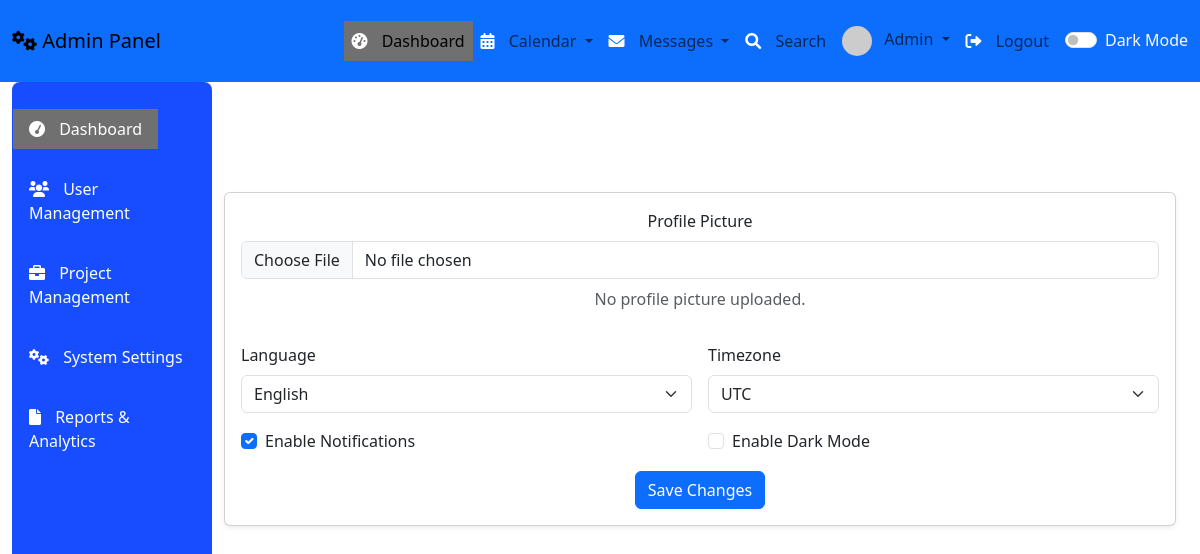
The app's page /admin_panel/system_settings/ (signed in), older data.
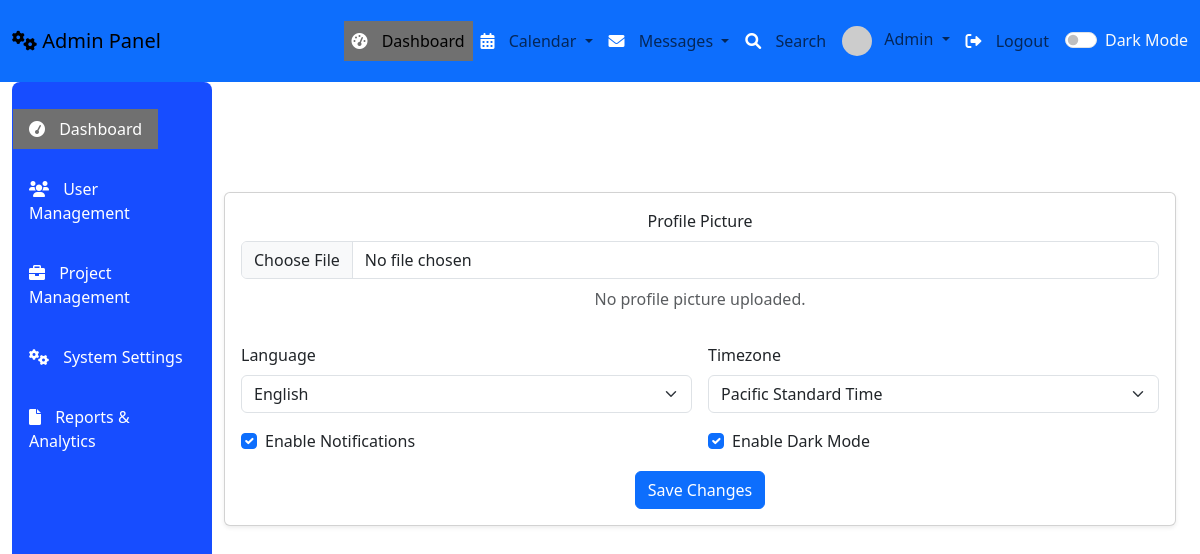
The same page, newer data.
### admin_panel/models.py (models this page shows, shortened)
class UserSettings(models.Model):
    user = models.OneToOneField(User, on_delete=models.CASCADE)
    profile_picture = models.ImageField(upload_to='profile_pictures/', null=True, blank=True)
    language = models.CharField(max_length=50, default='en')
    timezone = models.CharField(max_length=50, default='UTC')
    notifications_enabled = models.BooleanField(default=True)
    dark_mode = models.BooleanField(default=False)

### admin_panel/views.py (the view, shortened to what this page needs)
# urls.py: path('system_settings/', views.system_settings, name='system_settings'),
@login_required
def system_settings(request):
    try:
        user_settings = UserSettings.objects.get(user=request.user)
    except UserSettings.DoesNotExist:
        user_settings = UserSettings.objects.create(
            user=request.user,
            language='en',  # Default language
            timezone='UTC',  # Default timezone
            notifications_enabled=True,  # Default notifications setting
            dark_mode=False,  # Default dark mode setting
        )
    return render(request, 'admin_panel/system_settings.html', {'settings': user_settings})

### admin_panel/templates/admin_panel/system_settings.html (shortened to what this page needs)
{% extends 'admin_panel/base.html' %}
{% block content %}
  <div class="container mt-5">
    <h2 class="text-center mb-4">System Settings</h2>
    <div class="card shadow-sm">
      <div class="card-body">
        <form method="POST" enctype="multipart/form-data" class="row g-3">
          <div class="col-md-12 text-center">
            <label for="profile_picture" class="form-label">Profile Picture</label>
            <input type="file" class="form-control" name="profile_picture" accept="image/*" id="profile_picture">
            {% if settings.profile_picture %}
              <div class="mt-3">
                <img src="{{ settings.profile_picture.url }}" alt="Profile Picture" class="img-thumbnail" style="max-width: 150px;">
              </div>
            {% else %}
              <p class="text-muted mt-2">No profile picture uploaded.</p>
            {% endif %}
          </div>
          <div class="col-md-6">
            <label for="language" class="form-label">Language</label>
            <select class="form-select" name="language" id="language" required>
              <option value="en" {% if settings.language == 'en' %}selected{% endif %}>English</option>
            </select>
          </div>
          <div class="col-md-6">
            <label for="timezone" class="form-label">Timezone</label>
            <select class="form-select" name="timezone" id="timezone" required>
              <option value="UTC" {% if settings.timezone == 'UTC' %}selected{% endif %}>UTC</option>
              <option value="PST" {% if settings.timezone == 'PST' %}selected{% endif %}>Pacific Standard Time</option>
            </select>
          </div>
          <div class="col-md-6">
            <div class="form-check">
              <input class="form-check-input" type="checkbox" name="notifications_enabled" id="notifications_enabled" {% if settings.notifications_enabled %}checked{% endif %}>
              <label class="form-check-label" for="notifications_enabled">
                Enable Notifications
              </label>
            </div>
          </div>
          <div class="col-md-6">
            <div class="form-check">
              <input class="form-check-input" type="checkbox" name="dark_mode" id="dark_mode" {% if settings.dark_mode %}checked{% endif %}>
              <label class="form-check-label" for="dark_mode">
                Enable Dark Mode
              </label>
            </div>
          </div>
          <div class="col-12 text-center">
            <button type="submit" class="btn btn-primary">Save Changes</button>
          </div>
        </form>
      </div>
    </div>
  </div>
{% endblock %}

### admin_panel/templates/admin_panel/base.html (shortened to what this page needs)
<!DOCTYPE html>
<html lang="en">
<head>
  <link href="https://cdn.jsdelivr.net/npm/bootstrap@5.3.3/dist/css/bootstrap.min.css" rel="stylesheet"></head>
  <link href="https://cdn.jsdelivr.net/npm/font-awesome/css/font-awesome.min.css" rel="stylesheet">
<body>
  {% include 'admin_panel/navbar.html' %}
  <div class="container-fluid">
    <div class="row">
      <div class="col-md-2">
        {% include 'admin_panel/sidebar.html' %}
      </div>
      <div class="col-md-10">
        {% block content %}{% endblock %}
      </div>
    </div>
  </div>
  <script src="https://cdn.jsdelivr.net/npm/bootstrap@5.3.3/dist/js/bootstrap.bundle.min.js"></script></body>
</html>

### admin_panel/templates/admin_panel/navbar.html (shortened to what this page needs)
<link href="https://cdnjs.cloudflare.com/ajax/libs/font-awesome/6.0.0-beta3/css/all.min.css" rel="stylesheet">
<nav class="navbar navbar-expand-lg bg-primary ">
    <div class="container-fluid">
        <a class="navbar-brand" href="#">
            <i class="fas fa-cogs"></i> Admin Panel
        </a>
        <div class="collapse navbar-collapse" id="navbarNav">
            <ul class="navbar-nav ms-auto">
                <li class="nav-item">
                    <a class="nav-link active" href="#">
                        <i class="fas fa-tachometer-alt"></i> Dashboard
                    </a>
                </li>
                <li class="nav-item dropdown">
                    <a class="nav-link dropdown-toggle" href="#" id="navbarDropdownCalendar" role="button" data-bs-toggle="dropdown" aria-expanded="false">
                        <i class="fas fa-calendar-alt"></i> Calendar
                    </a>
                </li>
                <li class="nav-item dropdown">
                    <a class="nav-link dropdown-toggle" href="#" id="navbarDropdownMessages" role="button" data-bs-toggle="dropdown" aria-expanded="false">
                        <i class="fas fa-envelope"></i> Messages
                    </a>
                </li>
                <li class="nav-item">
                    <a class="nav-link" href="#">
                        <i class="fas fa-search"></i> Search
                    </a>
                </li>
                <li class="nav-item dropdown">
                    <a class="nav-link dropdown-toggle" href="#" id="navbarDropdownProfile" role="button" data-bs-toggle="dropdown" aria-expanded="false">
                        <img src="https://via.placeholder.com/30" alt="Avatar" class="rounded-circle me-2"> Admin
                    </a>
                </li>
                <li class="nav-item">
                    <a class="nav-link" href="#">
                        <i class="fas fa-sign-out-alt"></i> Logout
                    </a>
                </li>
            </ul>
            <div class="form-check form-switch text-light ms-2">
                <input class="form-check-input" type="checkbox" id="darkModeToggle">
                <label class="form-check-label" for="darkModeToggle">Dark Mode</label>
            </div>
        </div>
    </div>
</nav>
<link rel="stylesheet" href="https://cdnjs.cloudflare.com/ajax/libs/animate.css/4.1.1/animate.min.css">

### admin_panel/templates/admin_panel/sidebar.html (shortened to what this page needs)
<nav id="sidebarMenu" class="col-md-3 col-lg-2 d-none d-md-block  sidebar">
    <div class="position-sticky pt-3">
        <ul class="nav flex-column">
            <li class="nav-item">
                <a class="nav-link active" href="/admin_panel/dashboard/">
                    <i class="fa fa-tachometer"></i>
                    <span class="menu-text">Dashboard</span>
                </a>
            </li>
            <li class="nav-item">
                <a class="nav-link" href="/admin_panel/user_management/">
                    <i class="fa fa-users"></i>
                    <span class="menu-text">User Management</span>
                </a>
            </li>
            <li class="nav-item">
                <a class="nav-link" href="/admin_panel/project_management/">
                    <i class="fa fa-briefcase"></i>
                    <span class="menu-text">Project Management</span>
                </a>
            </li>
            <li class="nav-item">
                <a class="nav-link" href="/admin_panel/system_settings/">
                    <i class="fa fa-cogs"></i>
                    <span class="menu-text">System Settings</span>
                </a>
            </li>
            <li class="nav-item">
                <a class="nav-link" href="#">
                    <i class="fa fa-file"></i>
                    <span class="menu-text">Reports & Analytics</span>
                </a>
            </li>
        </ul>
    </div>
</nav>

### admin_panel/templates/admin_panel/sidebar.html (style rules this page uses)
#sidebarMenu { background: rgb(23, 77, 255); border-radius: 8px; padding: 1px; width: 200px; height: 100vh; color: white; display: flex; flex-direction: column; justify-content: space-between; }
.nav-link.active { background-color: #707070; color: white; }
.nav-item i { margin-right: 10px; color: white; }
.nav-item { display: flex; align-items: center; padding: 10px 0; }
.menu-text { font-size: 16px; color: white; }
body { color: white; }

Row changes from the older to the newer data that the page shows:
changed UserSettings "English": timezone "UTC" → "Pacific Standard Time"; dark_mode "☐" → "☑"
